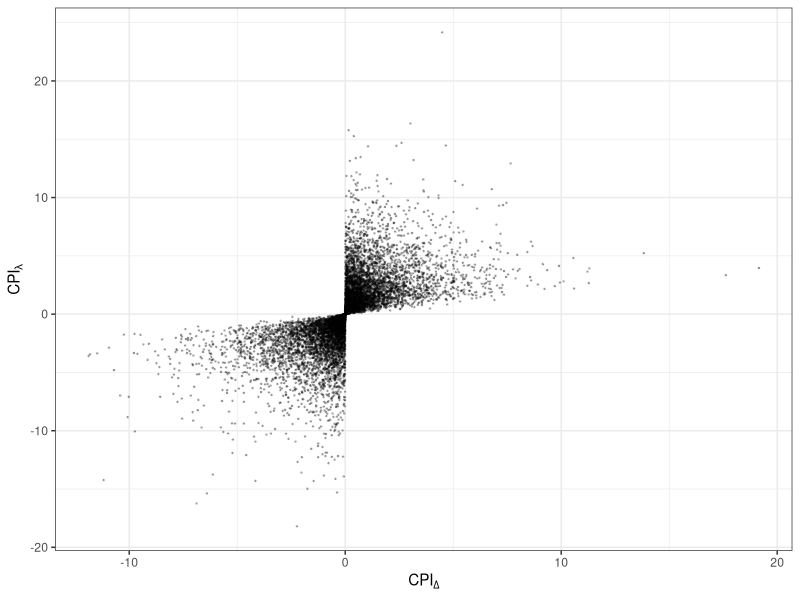
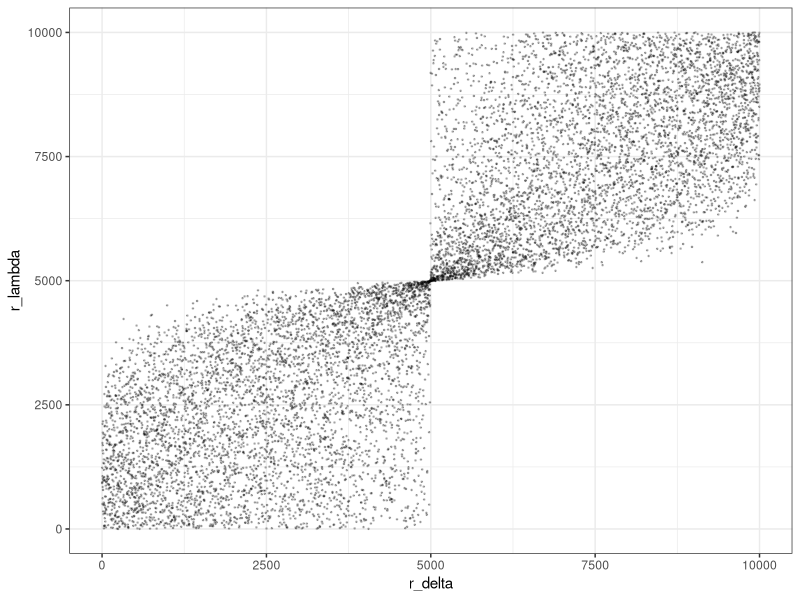

These charts were generated, in order, by the following R code:
### Experiments in difference vs. log-ratios ###

# Load libraries
library(tidyverse)

# Simulate data, calculate delta and lambda
df <- data_frame(
      loss = rchisq(1e4, df = 1),
     loss0 = rchisq(1e4, df = 1),
     delta = loss0 - loss,
    lambda = log(loss0 / loss),
   r_delta = rank(desc(delta)),
  r_lambda = rank(desc(lambda))
)

# Bowtie situation
ggplot(df, aes(delta, lambda)) + 
  geom_point(size = 0.25, alpha = 0.25) + 
  labs(x = bquote('CPI'[Delta]), y = bquote('CPI'[lambda])) +
  theme_bw()

# Even with the ranks
ggplot(df, aes(r_delta, r_lambda)) + 
  geom_point(size = 0.25, alpha = 0.25) + 
  theme_bw()

# Big deltas require big values of loss0
df %>% 
  arrange(r_delta) %>%
  head(.)

# Whereas big lambdas require tiny values of loss
df %>% 
  arrange(r_lambda) %>%
  head(.)

# Because loss is nonnegative, loss0 places an upper bound on delta.
# But it doesn't place an upper bound on lambda because we can drive loss
# to arbitrarily small amounts.

# I would argue the difference is more informative than the ratio here.
# There is practically no difference between a MSE of 0.001 and 0.0005,
# but the ratio test would consider these two "as different" as values of
# 200 and 100, which is ridiculous.

# The fact that differences and ratios are not rank equivalent means we 
# can't just use one measure for the stat and another for the p-value.

# Another way to think about the difference is as a matter of stability.
# The difference measure is stabler than the ratio; small perturbations
# don't have much of an impact on the difference, but could have a 
# huge impact on the ratio.

# Think about a Bayesian approach to this -- the MSE of a model is just
# a point estimate, but we should really think about the distribution of 
# credible MSEs for the model. This could ameliorate the damage with ratios;
# a density ratio would actually be as reliable as a difference, or even more so.
# But hold on -- isn't that the whole point is doing sample-wise loss?
# This gives us a loss distribution under orig and null















